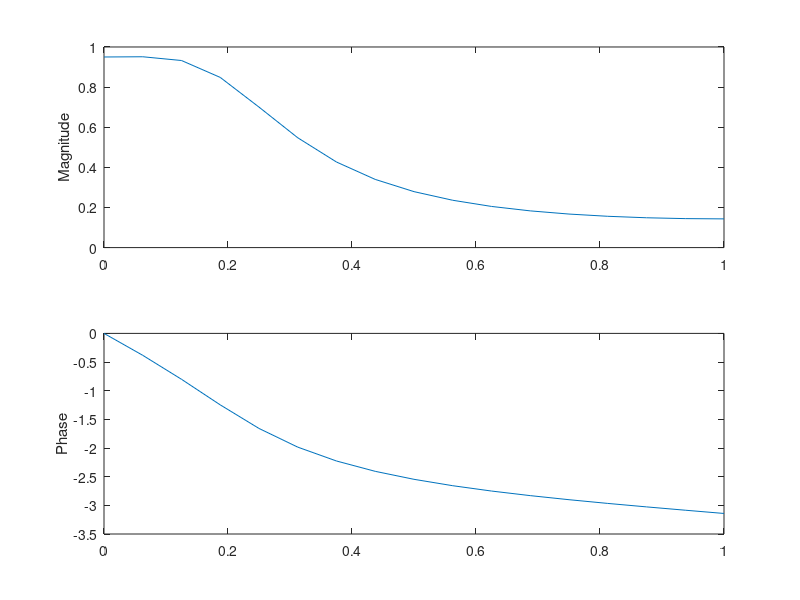

Here is the MATLAB script that generated this plot:
%IIR method of designing filters
%We are calculating for predetermined values
Ap = 0.7; As = 0.24;
omega_p = 0.25*pi; omega_s = 0.5*pi;

T = 1; Fs = 1/T;

kp = -20*log10(Ap);
ks = -20*log10(As);

p_a = omega_p/T;
p_s = omega_s/T;

[N,wn] = buttord(p_a,p_s,kp,ks,'s');
[b,a] = butter(N,wn,'s');

%defining analog transfer function
Hs = tf(b,a);

%defining digital transfer function
[n,d] = impinvar(b,a,Fs);
Hz = tf(n,d,T);

w = 0:pi/16:pi;
Hw = freqz(n,d,w);
mag = abs(Hw);
pha = angle(Hw);

subplot(2,1,1);
plot(w/pi,mag);
ylabel('Magnitude');

subplot(2,1,2);
plot(w/pi,pha);
ylabel('Phase');

